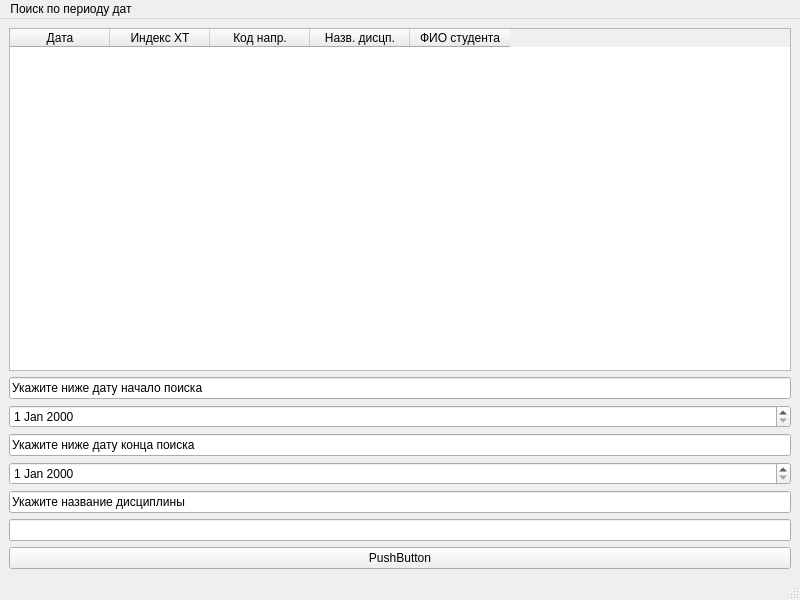
<?xml version="1.0" encoding="UTF-8"?>
<ui version="4.0">
 <class>findwindow</class>
 <widget class="QMainWindow" name="findwindow">
  <property name="geometry">
   <rect>
    <x>0</x>
    <y>0</y>
    <width>800</width>
    <height>600</height>
   </rect>
  </property>
  <property name="windowTitle">
   <string>MainWindow</string>
  </property>
  <widget class="QWidget" name="centralwidget">
   <layout class="QGridLayout" name="gridLayout">
    <item row="0" column="0">
     <widget class="QTableWidget" name="BaseTable">
      <property name="editTriggers">
       <set>QAbstractItemView::EditTrigger::NoEditTriggers</set>
      </property>
      <property name="dragDropOverwriteMode">
       <bool>true</bool>
      </property>
      <property name="dragDropMode">
       <enum>QAbstractItemView::DragDropMode::NoDragDrop</enum>
      </property>
      <attribute name="horizontalHeaderCascadingSectionResizes">
       <bool>true</bool>
      </attribute>
      <attribute name="horizontalHeaderHighlightSections">
       <bool>true</bool>
      </attribute>
      <column>
       <property name="text">
        <string>Дата</string>
       </property>
       <property name="background">
        <color>
         <red>240</red>
         <green>253</green>
         <blue>0</blue>
        </color>
       </property>
      </column>
      <column>
       <property name="text">
        <string>Индекс ХТ</string>
       </property>
      </column>
      <column>
       <property name="text">
        <string>Код напр.</string>
       </property>
       <property name="textAlignment">
        <set>AlignHCenter|AlignTop</set>
       </property>
       <property name="background">
        <color>
         <red>250</red>
         <green>0</green>
         <blue>0</blue>
        </color>
       </property>
      </column>
      <column>
       <property name="text">
        <string>Назв. дисцп.</string>
       </property>
       <property name="background">
        <color>
         <red>59</red>
         <green>0</green>
         <blue>255</blue>
        </color>
       </property>
      </column>
      <column>
       <property name="text">
        <string>ФИО студента</string>
       </property>
       <property name="background">
        <color>
         <red>38</red>
         <green>255</green>
         <blue>0</blue>
        </color>
       </property>
      </column>
     </widget>
    </item>
    <item row="1" column="0">
     <widget class="QLineEdit" name="lineEdit">
      <property name="text">
       <string>Укажите ниже дату начало поиска</string>
      </property>
     </widget>
    </item>
    <item row="2" column="0">
     <widget class="QDateEdit" name="dateEdit"/>
    </item>
    <item row="3" column="0">
     <widget class="QLineEdit" name="lineEdit_2">
      <property name="text">
       <string>Укажите ниже дату конца поиска</string>
      </property>
     </widget>
    </item>
    <item row="4" column="0">
     <widget class="QDateEdit" name="dateEdit_2"/>
    </item>
    <item row="5" column="0">
     <widget class="QLineEdit" name="lineEdit_3">
      <property name="text">
       <string>Укажите название дисциплины</string>
      </property>
     </widget>
    </item>
    <item row="6" column="0">
     <widget class="QLineEdit" name="lineEdit_4"/>
    </item>
    <item row="7" column="0">
     <widget class="QPushButton" name="pushButton">
      <property name="text">
       <string>PushButton</string>
      </property>
     </widget>
    </item>
   </layout>
  </widget>
  <widget class="QMenuBar" name="menubar">
   <property name="geometry">
    <rect>
     <x>0</x>
     <y>0</y>
     <width>800</width>
     <height>25</height>
    </rect>
   </property>
   <widget class="QMenu" name="menu">
    <property name="title">
     <string>Поиск по периоду дат</string>
    </property>
   </widget>
   <addaction name="menu"/>
  </widget>
  <widget class="QStatusBar" name="statusbar"/>
 </widget>
 <resources/>
 <connections/>
</ui>
